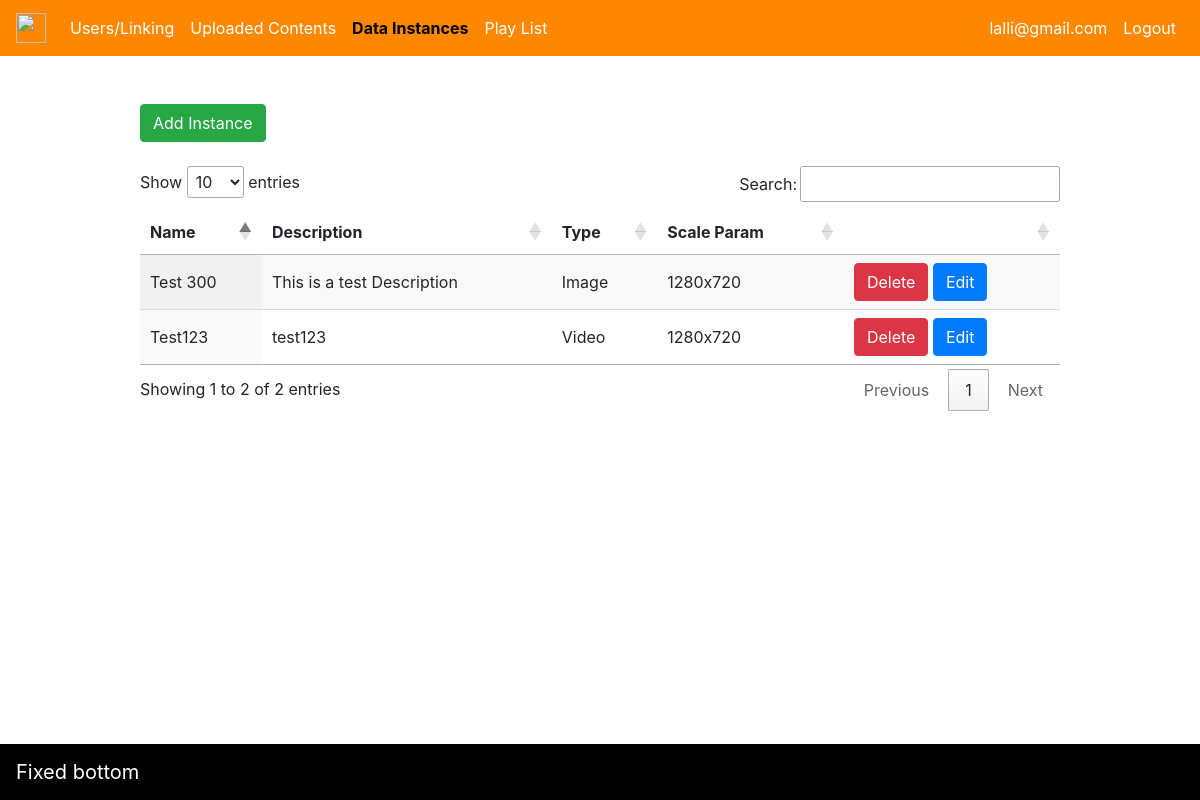
The app's page /all_data_instances (signed in) with its own data.
### project/models.py (models this page shows, shortened)
class User(UserMixin, db.Model):
    id = db.Column(db.Integer, primary_key=True)  # primary keys are required by SQLAlchemy
    email = db.Column(db.String(100), unique=True)
    password = db.Column(db.String(100))
    first_name = db.Column(db.String(1000))
    last_name = db.Column(db.String(1000))
    data_instances = db.relationship("DataInstance",
                                     secondary=user_data_instances_table)
    role = db.Column(db.Integer, db.ForeignKey('role.id'))
    def get_user_role(self):
        role = Role.query.filter_by(id=self.role).first()
        if role:
            return role.name
        return None

class DataInstance(db.Model):
    id = db.Column(db.Integer, primary_key=True)  # primary keys are required by SQLAlchemy
    name = db.Column(db.String(200))
    description = db.Column(db.String(1000))
    data_type = db.Column(db.String(200))
    scale_param = db.Column(db.String(200))
    ffmpeg_params = db.Column(db.String(1000))
    ffmpeg_params_image = db.Column(db.String(1000))

### project/main.py (the view)
@app.route('/all_data_instances', methods=['GET', 'POST'])
@login_required
def data_instances():
    if current_user.get_user_role() == 'admin':
        data_instances = DataInstance.query.all()
    else:
        data_instances = current_user.data_instances
    return render_template('data_instances.html', data_instance='active', data_instances=data_instances)

### project/__init__.py (called while the page is built)
@login_manager.user_loader
def load_user(user_id):
    return User.query.get(int(user_id))

### project/templates/data_instances.html (shortened to what this page needs)
{% extends "base.html" %}
{% block content %}
    <br>
    <br>
    {% if current_user.get_user_role() == 'admin' %}
        <a href="{{ url_for('add_data_instabce_new') }}" class="btn btn-success">Add Instance</a>
    {% endif %}
    <br>
    <br>
    <table id="table_id" class="display">
        <thead>
        <tr>
            <th>Name</th>
            <th>Description</th>
            <th>Type</th>
            <th>Scale Param</th>
            {% if current_user.get_user_role() == 'admin' %}
                <th></th>
            {% endif %}
        </tr>
        </thead>
        <tbody>
        {% for instance in data_instances %}
            <tr>
                <td>{{ instance.name }}</td>
                <td>{{ instance.description }}</td>
                <td>{{ instance.data_type }}</td>
                <td>{{ instance.scale_param }}</td>
                {% if current_user.get_user_role() == 'admin' %}
                    <td><a href="{{ url_for('delete_data_instance', id=instance.id) }}"
                           class="btn btn-danger">Delete</a>
                        <a
                                href="{{ url_for('edit_data_instabce_new', id=instance.id) }}"
                                class="btn btn-primary">Edit</a></td>
                {% endif %}
            </tr>
        {% endfor %}
        </tbody>
    </table>
{% endblock %}

### project/templates/base.html (shortened to what this page needs)
<!DOCTYPE html>
<html>
<head>
    <link rel="stylesheet" href="https://stackpath.bootstrapcdn.com/bootstrap/4.3.1/css/bootstrap.min.css"
>
    <link rel="stylesheet" type="text/css" href="https://cdn.datatables.net/1.10.19/css/jquery.dataTables.css">
</head>
<body>
<nav class="navbar navbar-light navbar-expand-lg warning-color-dark sticky-top "
     style="background-color: #F80!important;">
    <a class="navbar-brand" href="#">
        <img src="https://getbootstrap.com/docs/4.1/assets/brand/bootstrap-solid.svg" width="30" height="30"
             class="d-inline-block align-top"
             alt="">
    </a>
    <div class="collapse navbar-collapse" id="navbarNavDropdown">
        <ul class="navbar-nav mr-auto">
            {% if current_user.is_authenticated %}
                {% if current_user.get_user_role() == 'admin' %}
                    <li class="nav-item">
                        <a class="nav-link {{ platform_users }}"
                           href="{{ url_for('platform_users') }}">Users/Linking</a>
                    </li>
                {% endif %}
                <li class="nav-item">
                    <a class="nav-link {{ uploaded_contents }}" href="{{ url_for('uploaded_contents') }}">Uploaded
                        Contents</a>
                </li>
                <li class="nav-item">
                    <a class="nav-link {{ data_instance }}" href="{{ url_for('data_instances') }}">Data Instances
                    </a>
                </li>
                <li class="nav-item">
                    <a class="nav-link " href="{{ url_for('playlist') }}" target="_blank">Play
                        List</a>
                </li>
            {% endif %}
        </ul>
        <ul class="navbar-nav">
            {% if current_user.is_authenticated %}
                <li class="nav-item">
                    <a class="nav-link {{ profile }}" href="{{ url_for('profile') }}">{{ current_user.email }}</a>
                </li>
                <li class="nav-item">
                    <a class="nav-link" href="{{ url_for('logout') }}">Logout</a>
                </li>
            {% endif %}
        </ul>
    </div>
</nav>
<div class="container">
    <div class="row">
        <div class="col-1"></div>
        <div class="col-10">
            {% block content %}
            {% endblock %}
        </div>
        <div class="col-1"></div>
    </div>
</div>
<nav class="navbar fixed-bottom navbar-light bg-light" style="background-color: black !important;">
    <a class="navbar-brand" href="#">Fixed bottom</a>
</nav>
</body>
</html>

### project/templates/base.html (style rules this page uses)
.nav-item a { color: white !important; }
.nav-item a.active { color: black !important; font-weight: bold; }
.navbar-brand { color: white !important; }

### records on screen
User: email "lalli@gmail.com"
DataInstance: name "Test 300", description "This is a test Description", data_type "Image", scale_param "1280x720"
DataInstance: name "Test123", description "test123", data_type "Video", scale_param "1280x720"
